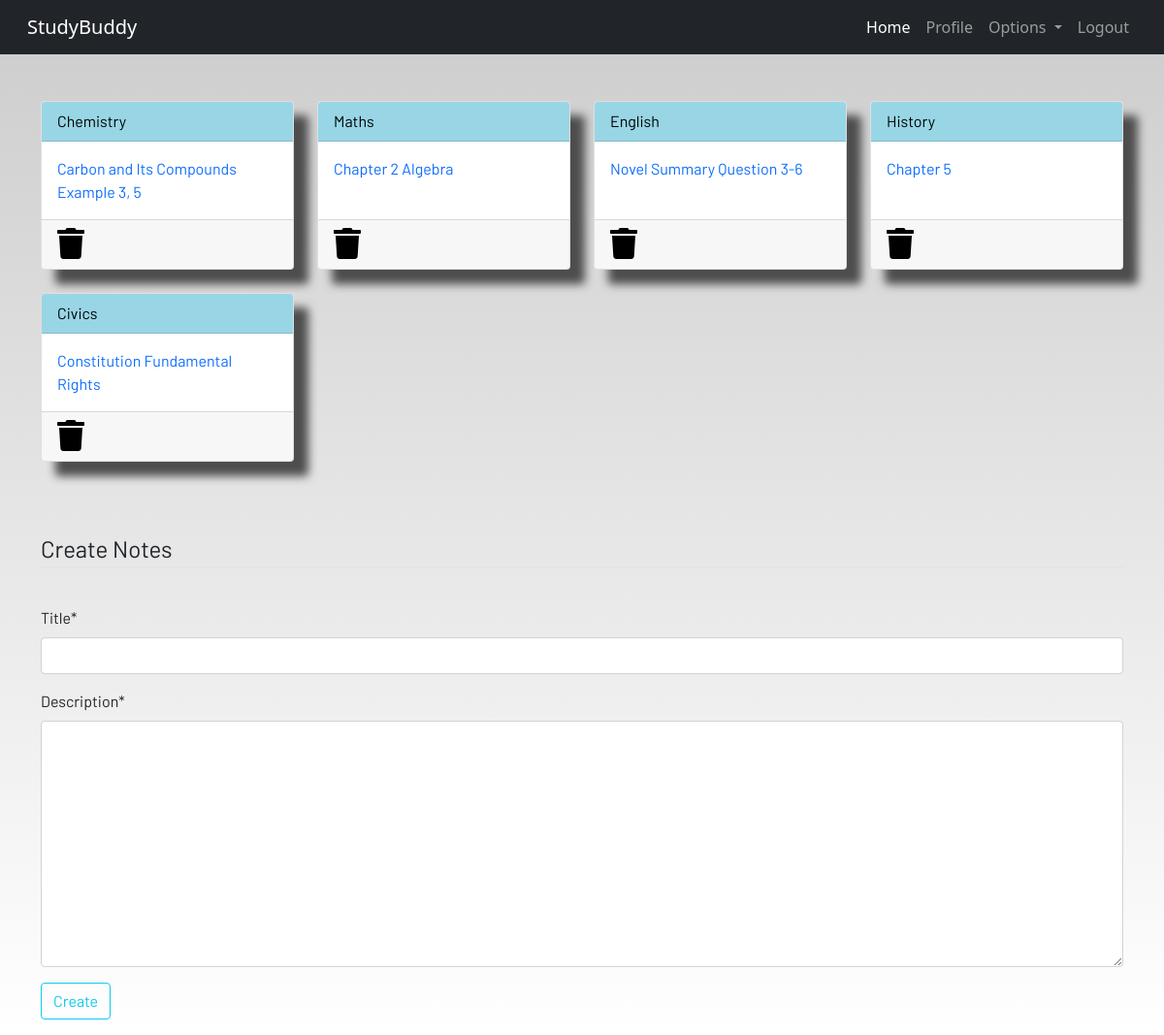
Screenshot of /notes (signed in) with the database file from the repository.
### dashboard/models.py (models this page shows, shortened)
class Notes(models.Model):
    user = models.ForeignKey(User, on_delete=models.CASCADE)
    title = models.CharField(max_length=200)
    description = models.TextField()
    class Meta:
        verbose_name = "notes"
        verbose_name_plural = "notes"

### dashboard/views.py (the view)
# urls.py: path('notes', views.notes, name='notes'),
@login_required
def notes(request):
    if request.method=="POST":
        form = NotesForm(request.POST)
        if form.is_valid():
            notes = Notes(user=request.user, title=request.POST['title'], description=request.POST['description'])
            notes.save()
            form = NotesForm()
            messages.success(request,f"Notes Added from {request.user.username} Successfully!")
    else:
        form = NotesForm()
    notes = Notes.objects.filter(user=request.user)
    context = {'notes': notes, 'form': form}
    return render(request, 'dashboard/notes.html', context)

### dashboard/forms.py
class NotesForm(forms.ModelForm):
    class Meta:
        model = Notes
        fields = ['title', 'description']

### dashboard/templates/dashboard/notes.html (shortened to what this page needs)
{% extends 'dashboard/base.html' %}
{% load static %}
{% load crispy_forms_tags %}
{% block content %}
<div class="container">
    <div class="row">
        {% for note in notes %}
        <div class="col-md-3 mb-4">
            <a href="{% url 'notes_detail' note.id %}">
                <div class="card">
                    <div class="card-header">{{note.title}}</div>
                    <div class="card-body">{{note.description|slice:"0:100"}}</div>
                    <div class="card-footer mt-auto "><a href="{% url 'delete_note' note.id %}">
                        <i class="fa fa-trash fa-2x"></i></a>
                    </div>
                </div>
            </a>
        </div>
        {% endfor %}
        <br><br>
    </div>
</div>
<br><br>
<div class="container">
    <form method="POST">
        <fieldset class="form-group">
            <legend class="border-bottom mb-4">Create Notes</legend>
        </fieldset>
        {{form|crispy}}
        <div class="form-group">
            <button href="" class="btn btn-outline-info" type="submit">
                Create
            </button>
        </div>
    </form>
</div>
{% endblock content %}

### dashboard/templates/dashboard/base.html (shortened to what this page needs)
<!DOCTYPE html>
{% load static %}
<html lang="en">
  <head>
    <link
      rel="stylesheet"
      href="https://stackpath.bootstrapcdn.com/bootstrap/4.3.1/css/bootstrap.min.css"
    />
    <link
      rel="stylesheet"
      href="https://use.fontawesome.com/releases/v5.7.2/css/all.css"
    />
    <link rel="stylesheet" href="{% static 'css/main.css' %}" />
    <link
      href="https://cdn.jsdelivr.net/npm/bootstrap@5.1.3/dist/css/bootstrap.min.css"
      rel="stylesheet"
    />
  </head>
  <body>
    <header>
      <nav class="navbar navbar-expand-lg navbar-dark bg-dark">
        <div class="container-fluid">
          <a class="navbar-brand" href="/">StudyBuddy</a>
          <div
            class="collapse navbar-collapse justify-content-end"
            id="navbarSupportedContent"
          >
            <ul class="navbar-nav mb-2 mb-lg-0">
              <li class="nav-item">
                <a class="nav-link active" aria-current="page" href="/">Home</a>
              </li>
              {% if user.is_authenticated %}
              <li class="nav-item">
                <a class="nav-link" href="/profile">Profile</a>
              </li>
              <li class="nav-item dropdown">
                <a
                  class="nav-link dropdown-toggle"
                  href="#"
                  id="navbarDropdown"
                  role="button"
                  data-toggle="dropdown"
                  aria-haspopup="true"
                  aria-expanded="false"
                >
                  Options
                </a>
              </li>
              <li class="nav-item">
                <a class="nav-link" href="/logout">Logout</a>
              </li>
              {% endif %}
            </ul>
          </div>
        </div>
      </nav>
    </header>
    <br /><br />
    <main >
       {% block content %} {% endblock content %}
    </main>
  </body>
</html>

### static/css/main.css (style rules this page uses)
html { scroll-behavior: smooth; height: 100%; width: 100%; }
main { font-family: Barlow, Quicksand, Rubik, sans-serif, serif, 'Times New Roman', Times, serif !important; }
.navbar { background-color: rgb(0, 0, 0) !important; }
.card { box-shadow: 15px 15px 10px rgb(78, 77, 77); }
a { text-decoration: none !important; color: black; }
.card-header { color: black !important; background: rgb(152, 214, 230) !important; transition: 0.3s ease-in; }
html, body { max-width: 100%; overflow-x: hidden; height: 100%; width: 100%; }
body { background: linear-gradient(rgba(0, 0, 0, 0.2), rgba(255, 255, 255, 0.5)); overflow-x: hidden; background-repeat: no-repeat; }
.card-header { background-color: rgb(133, 204, 231); }
.col-md-3 .card { width: 100%; height: 100%; }
.fa { color: black; }

### rows the page displays
Notes: title "Chemistry", description "Carbon and Its Compounds Example 3, 5"
Notes: title "Maths", description "Chapter 2 Algebra"
Notes: title "English", description "Novel Summary Question 3-6"
Notes: title "History", description "Chapter 5"
Notes: title "Civics", description "Constitution Fundamental Rights"
